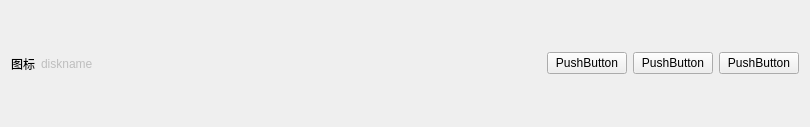
<?xml version="1.0" encoding="UTF-8"?>
<ui version="4.0">
 <class>logintitle</class>
 <widget class="QWidget" name="logintitle">
  <property name="geometry">
   <rect>
    <x>0</x>
    <y>0</y>
    <width>810</width>
    <height>127</height>
   </rect>
  </property>
  <property name="windowTitle">
   <string>Form</string>
  </property>
  <layout class="QHBoxLayout" name="horizontalLayout_2">
   <item>
    <layout class="QHBoxLayout" name="horizontalLayout">
     <item>
      <widget class="QLabel" name="login_logo">
       <property name="text">
        <string>图标</string>
       </property>
      </widget>
     </item>
     <item>
      <widget class="QLabel" name="DiskName">
       <property name="enabled">
        <bool>false</bool>
       </property>
       <property name="text">
        <string>diskname</string>
       </property>
      </widget>
     </item>
     <item>
      <spacer name="horizontalSpacer">
       <property name="orientation">
        <enum>Qt::Horizontal</enum>
       </property>
       <property name="sizeHint" stdset="0">
        <size>
         <width>40</width>
         <height>20</height>
        </size>
       </property>
      </spacer>
     </item>
     <item>
      <spacer name="horizontalSpacer_2">
       <property name="orientation">
        <enum>Qt::Horizontal</enum>
       </property>
       <property name="sizeHint" stdset="0">
        <size>
         <width>40</width>
         <height>20</height>
        </size>
       </property>
      </spacer>
     </item>
     <item>
      <widget class="QPushButton" name="setbutton">
       <property name="text">
        <string>PushButton</string>
       </property>
      </widget>
     </item>
     <item>
      <widget class="QPushButton" name="minwindow">
       <property name="text">
        <string>PushButton</string>
       </property>
      </widget>
     </item>
     <item>
      <widget class="QPushButton" name="closewindow">
       <property name="text">
        <string>PushButton</string>
       </property>
      </widget>
     </item>
    </layout>
   </item>
  </layout>
 </widget>
 <resources/>
 <connections/>
</ui>
